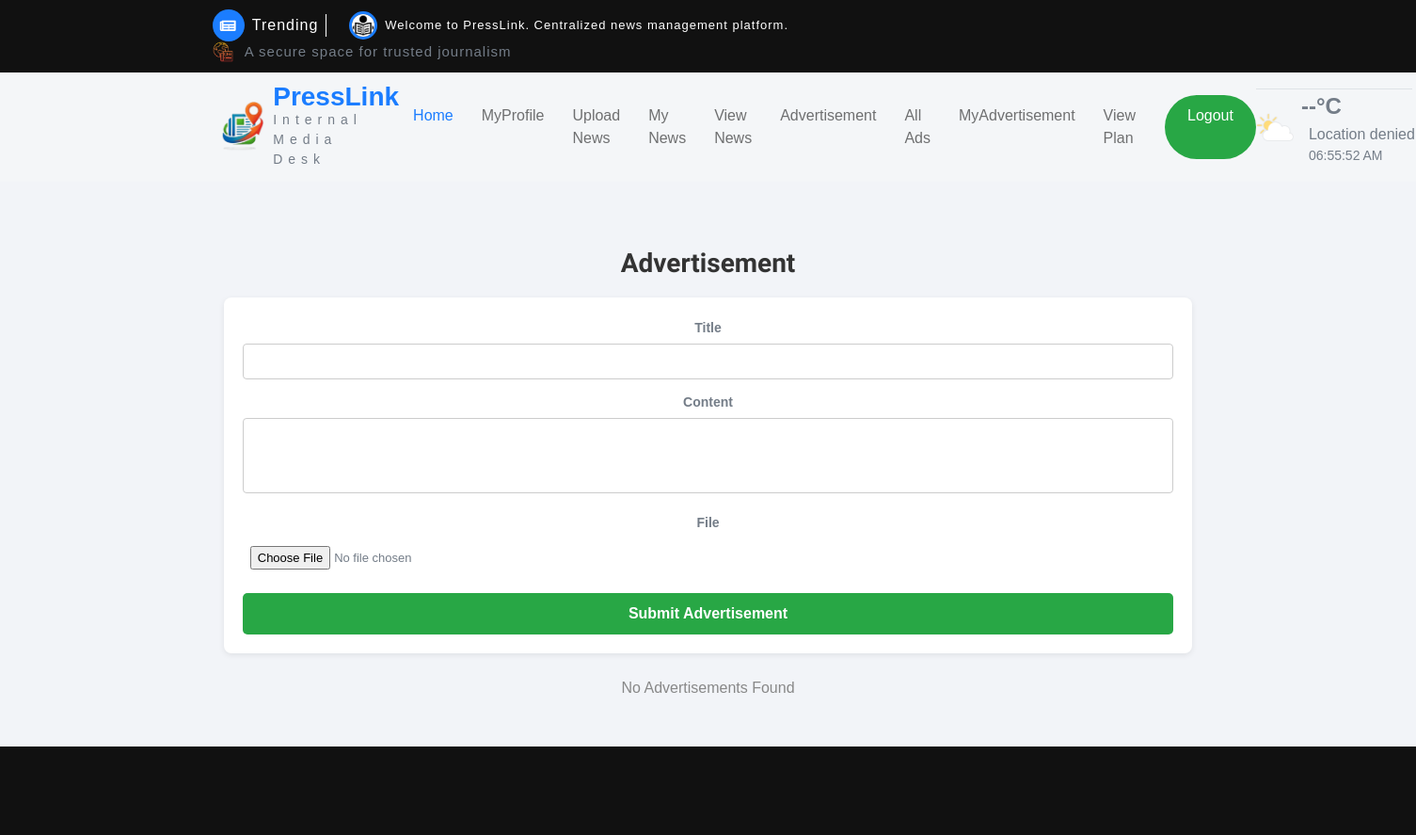
The app's page /User/Advertisement/ (signed in, upper part), older data.
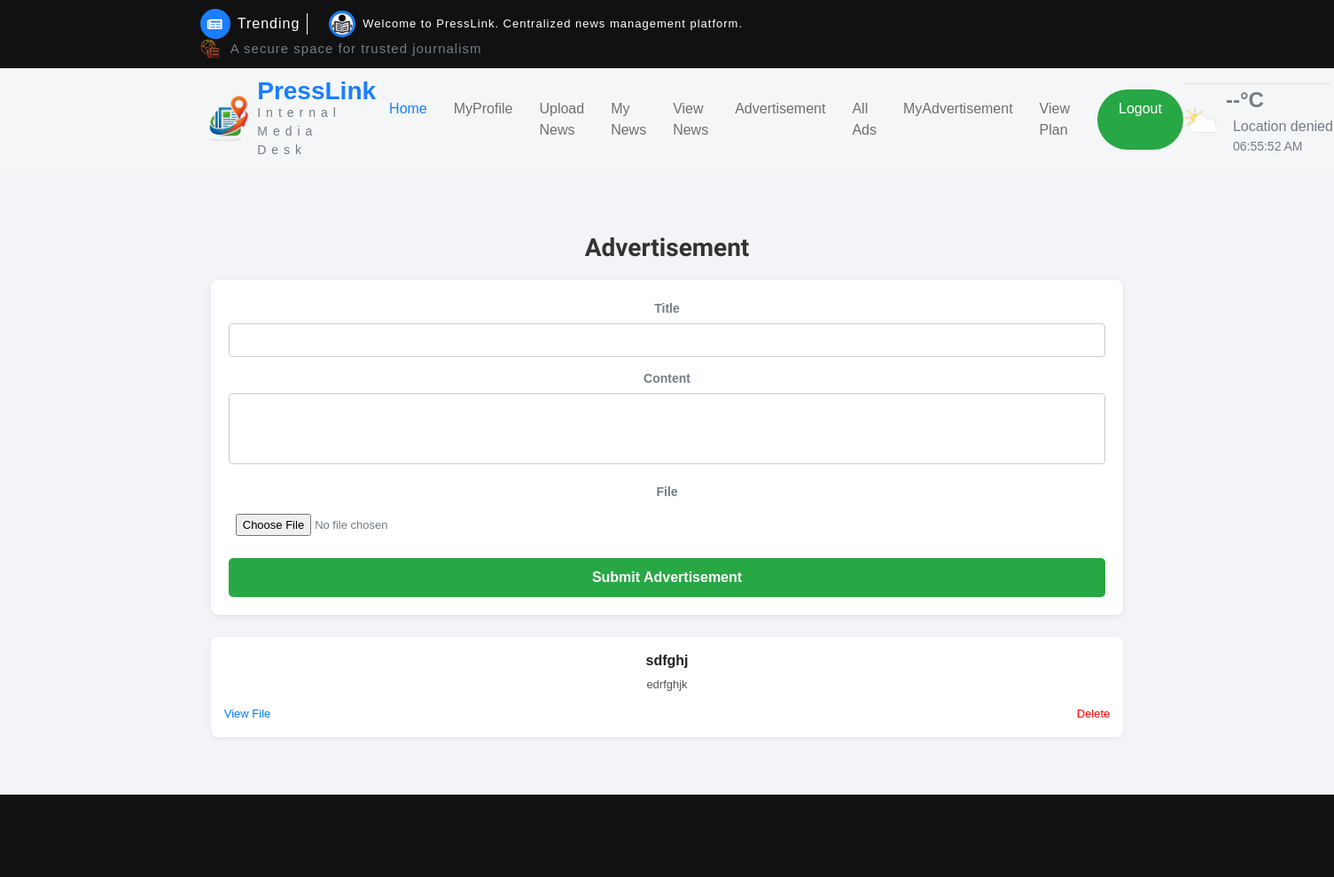
The same page, newer data.
### User/models.py (models this page shows)
class tbl_advertisement(models.Model):
    advertisement_date=models.DateField(auto_now_add=True)
    advertisement_status=models.IntegerField(default=0)
    advertisement_file=models.FileField(upload_to="Assets/news/")
    advertisement_title=models.CharField(max_length=50)
    advertisement_content=models.CharField(max_length=50)
    user_id=models.ForeignKey(tbl_user,on_delete=models.CASCADE)
    verifier_id=models.ForeignKey(tbl_verifier,on_delete=models.CASCADE,null=True)
    editor_id=models.ForeignKey(tbl_editor,on_delete=models.CASCADE,null=True)
    advertisement_amount = models.IntegerField(null=True, blank=True)

### User/views.py (the view, shortened to what this page needs)
# urls.py: path("Advertisement/", views.Advertisement, name="Advertisement"),
def Advertisement(request):
    if "uid" in request.session:
        userdata = tbl_user.objects.get(id=request.session["uid"])
        Advdata = tbl_advertisement.objects.filter(user_id=userdata)
        return render(request, 'User/Advertisement.html', {'Advdata': Advdata, 'userdata': userdata})
    else:
        return redirect("Guest:Login")

### User/Templates/User/Advertisement.html (shortened to what this page needs)
{% extends 'User/Header.html' %}
{% block content %}
<h3>Advertisement</h3>
<div class="container">
    <div class="form-card">
        <form method="post" enctype="multipart/form-data">
            <div class="form-group">
                <label>Title</label>
                <input type="text" name="txt_title" required>
            </div>
            <div class="form-group">
                <label>Content</label>
                <textarea name="txt_content" required></textarea>
            </div>
            <div class="form-group">
                <label>File</label>
                <input type="file" name="txt_file" required>
            </div>
            <input type="submit" value="Submit Advertisement" class="btn">
        </form>
    </div>
    {% for i in Advdata %}
    <div class="ad-card">
        <div class="ad-title">{{ i.advertisement_title }}</div>
        <div class="ad-content">
            {{ i.advertisement_content }}
        </div>
        <div class="ad-actions">
            <div>
                {% if i.advertisement_file %}
                <a class="view" href="{{ i.advertisement_file.url }}" target="_blank">View File</a>
                {% else %}
                No File
                {% endif %}
            </div>
            <div>
                <a class="delete" href="{% url 'User:delAdv' i.id %}">Delete</a>
            </div>
        </div>
    </div>
    {% empty %}
    <div class="empty">No Advertisements Found</div>
    {% endfor %}
</div>
{% endblock %}

Row changes from the older to the newer data that the page shows:
added tbl_advertisement: advertisement_title "sdfghj", advertisement_content "edrfghjk"
Text that changed along with them:
text no longer shown: "No Advertisements Found"
